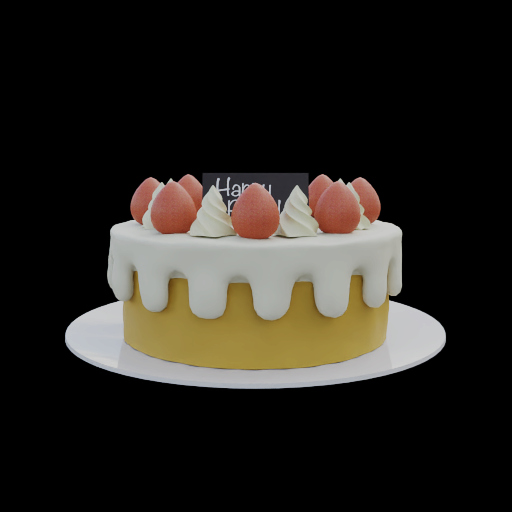
#> input picture examples/cake.png, 512 x 512 px
$ python -i scene_builder.py   (imports and definitions only)
#> lines starting #> are read from the running program, lines starting #| are printed output that depends on the picture
from __future__ import annotations

import json
import math
from pathlib import Path

import numpy as np
from PIL import Image, ImageEnhance, ImageOps

FRAME_NAMES = ["000.png", "006.png", "012.png", "018.png"]
VIEW_LABELS = ["front", "right", "rear", "left"]


# [70 lines left out: functions _canonical_w2c, _load_template, _background_color, _load_physgm_image, _resize_to_square_for_physgm, _save_physgm_image, not called in this run]


def _side_proxy(image: Image.Image, label: str) -> Image.Image:
    w, h = image.size
    has_alpha = "A" in image.getbands()
    bg = _background_color(image)
    canvas = Image.new("RGBA" if has_alpha else "RGB", (w, h), (*bg, 0) if has_alpha else bg)
    scale = 0.78
    side = image.resize((max(1, int(w * scale)), h), Image.Resampling.LANCZOS)
    if label == "left":
        side = ImageOps.mirror(side)
        x = int(w * 0.07)
    else:
        x = w - side.width - int(w * 0.07)
    canvas.paste(side, (x, 0))
    return canvas


# [4 lines left out: function _rear_proxy, not called in this run]


def _single_image_proxy_views(image: Image.Image) -> list[Image.Image]:
    return [image.copy(), _side_proxy(image, "right"), _rear_proxy(image), _side_proxy(image, "left")]


# [140 lines left out: functions _candidate_multiview_paths, _load_multiview_images, _write_pose_frames, build_physgm_input_scene, not called in this run]

>>> import cv2
>>> picture = cv2.imread('../examples/cake.png', cv2.IMREAD_GRAYSCALE)
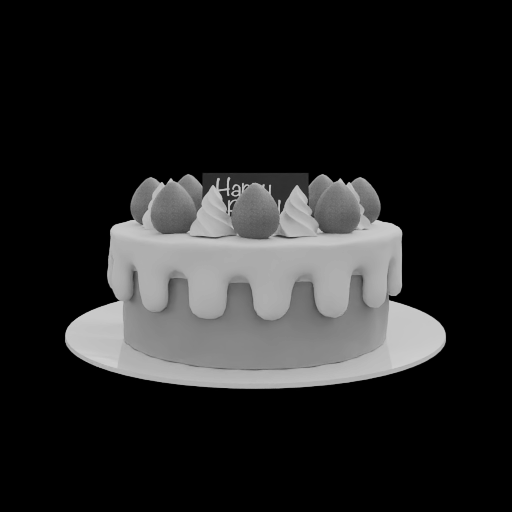
#> picture: shape (512, 512); min 0, max 206, mean 36.1
>>> result = _single_image_proxy_views(picture)
#> (the run stopped early here; a loop or call above may not have finished)
